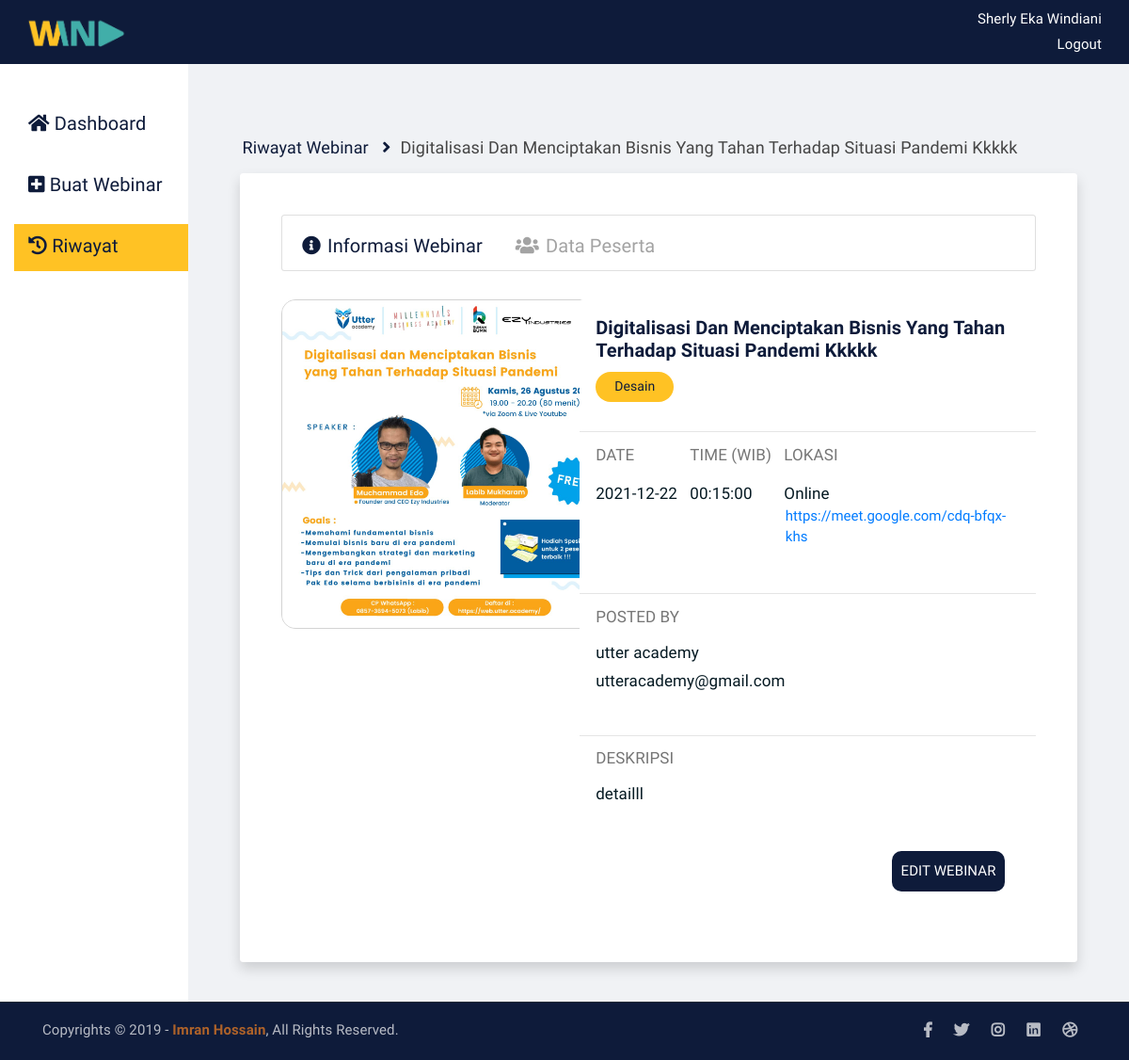
/detail-webinar-eo.php?id_webinar=11, run on the app's committed database.
### tables this page shows
CREATE TABLE `tb_buat_webinar` (
  `id_webinar` int(11) NOT NULL,
  `gambar_poster` varchar(20) NOT NULL,
  `tgl_buat` varchar(100) NOT NULL,
  `judul_webinar` varchar(225) NOT NULL,
  `kategori_webinar` varchar(50) NOT NULL,
  `nama_eo` varchar(225) NOT NULL,
  `email_eo` varchar(225) NOT NULL,
  `tanggal_mulai` varchar(100) NOT NULL,
  `waktu_mulai` varchar(20) NOT NULL,
  `link_streaming` varchar(150) DEFAULT NULL,
  `deskripsi_webinar` text NOT NULL
);

### detail-webinar-eo.php (the view, shortened to what this page needs)
<!DOCTYPE html>
<html lang="en">
<head>
	<link rel="stylesheet" href="assets/css/all.min.css">
	<link rel="stylesheet" href="assets/bootstrap/css/bootstrap.min.css">
	<link rel="stylesheet" href="assets/css/owl.carousel.css">
	<link rel="stylesheet" href="assets/css/magnific-popup.css">
	<link rel="stylesheet" href="assets/css/animate.css">
	<link rel="stylesheet" href="assets/css/meanmenu.min.css">
	<link rel="stylesheet" href="assets/css/main.css">
	<link rel="stylesheet" href="assets/css/css_sherly.css">
	<link rel="stylesheet" href="assets/css/responsive.css">
</head>
<?php
    include "koneksi.php";
    $id_webinar=$_GET['id_webinar'];
    $query="SELECT*FROM tb_buat_webinar WHERE id_webinar ='$id_webinar'";
    $hasilDetail=mysqli_query($koneksi,$query);
    $dataDetail=mysqli_fetch_array($hasilDetail);
?>
<body>
    <nav class="navbar navBarEo">
        <div class="container-fluid navBarEo">
            <a class="navbar-brand" href="index.php">
                <img src="assets/img/logo_transparan.png" style="width: 70%" alt="">
            </a>
            <div class="navBarUsername">
				<p class="panggilUsername">Sherly eka windiani</p>
				<a class="txtLogout" href="#">Logout</a>
			</div>
        </div>
    </nav>
	<div class="container-fluid">
		<div class="row" >
			<div class="col-md-2 colKiri">
				<div class="sidebarEo">
				    <ul style='list-style-type: none;'>
						<li class="listMenu" >
							<a class="pilihanMenu" href="dashboard-eo.php"><i class="fas fa-home"></i> Dashboard</a>
						</li>
						<li class="listMenu">
							<a class="pilihanMenu" href="buat-webinar-eo
							.php"><i class="fas fa-plus-square"></i> Buat Webinar</a>
						</li>
						<li class="listMenu active ">
							<a class="pilihanMenu" href="riwayat-webinar-eo.php"><i class="fas fa-history" ></i> Riwayat</a>
						</li>
					</ul>
				</div>
			</div>
			<div class="col-md-10" style="background-color: #F0F2F5; height: 100%;">
				<div class="cardDashboard">
					<div class="card detailRiwayat">
						<div class="card-body row petunjukDetail">
							<h6 class="card-title"><a href="riwayat-webinar-eo.php">Riwayat Webinar </a><i class="fas fa-angle-right ikonAngleRight" ></i></h6>
                            <h6 class="card-title active"><?php echo $dataDetail['judul_webinar'];?> </h6>
						</div>
					</div>
					<div class="card shadow p-3 mb-5 bg-white rounded" style="width: 100%; border: none; border-radius: 6px; ">
						<div class="card-body " style="margin: 20px; padding: 10px;" >
							<div class="d-flex justify-content-center ">
								<div class="card cardPilihanDetail">
									<nav class="navbar navbar-expand-lg">
										<div class="collapse navbar-collapse" >
											<div class="navbar-nav">
												<a class="nav-item nav-link navLinkDetail mr-2 active" href="detail-webinar-eo.php?id_webinar=<?php echo $data['id_webinar'];?>" ><i class="fas fa-info-circle mr-2"></i>Informasi Webinar</a>
												<a class="nav-item nav-link navLinkDetail ml-3" href="data-peserta-eo.php"><i class="fas fa-users mr-2"></i>Data Peserta</a>
											</div>
										</div>
									</nav>
								</div>
							</div>
                            <div class="row" >
                                <div class="col-md-5" >
                                    <div class="cardGambarPoster">
                                        <div class="tempatGambarPoster" style="border: 1px; border-style: solid; border-color: lightgray;">
                                                <img  class="gambarPoster" src="assets/img/gambar-poster/<?php echo $dataDetail['gambar_poster'];?>" alt="">
                                        </div>
									</div>
                                </div>
                                <div class="col-md-7" >
									<div class="card" style="margin-left: -30px; border: none; ">
										<div class="card-body">
											<h4 class="card-title judulWebinar"><?php echo $dataDetail['judul_webinar'];?></h4>
											<p class="btn btn-info kategoriWebinar"><?php echo $dataDetail['kategori_webinar'];?></p>
										</div>
										<hr>
										<div class="card-body">
											<div class="row">
												<div class="col-md-4">
													<div class="tanggalDetail">
														<h4 class="card-title mb-3 judulDetailWebinar">Date</h4>
														<div class="card-title isiDetail">
															<?php echo $dataDetail['tanggal_mulai'];?>
														</div>
													</div>
												</div>
												<div class="col-md-4">
													<div class="waktuDetail">
														<h4 class="card-title mb-3 judulDetailWebinar">Time (WIB)</h4>
														<div class="card-title isiDetail">
															<?php echo $dataDetail['waktu_mulai'];?>
														</div>
													</div>
												</div>
												<div class="col-md-4">
													<div class="lokasiDetail">
														<h4 class="card-title mb-3 judulDetailWebinar">Lokasi</h4>
														<div class="card-title isiDetail"> Online
															<a href="<?php echo $dataDetail['link_streaming'];?>" target="blank">
																<button type="button" class="btn btn-link linkOnline"> <?php echo $dataDetail['link_streaming'];?></button>
														    </a>
														</div>
													</div>
												</div>
											</div>
										</div>
										<hr>
										<div class="card-body">
											<h4 class="card-title judulDetailWebinar">Posted by</h4>
											<div class="card-title  isiDetail">
												<?php echo $dataDetail['nama_eo'];?> <br>
												<?php echo $dataDetail['email_eo'];?>
											</div>
										</div>
										<hr>
										<div class="card-body">
											<h4 class="card-title judulDetailWebinar">Deskripsi</h4>
											<div class="card kotakDeskripsiWebinar">
												<div class="card-title isiDetail">
													<?php echo $dataDetail['deskripsi_webinar'];?>
												</div>
											</div>
										</div>
										<div class="card-body">
											<div class="container d-flex justify-content-end mb-3 ">
												<a href="edit-webinar-eo.php?id_webinar=<?php echo $dataDetail['id_webinar'];?>" class="btn btn-light buttonSemua"> Edit Webinar</a>
											</div>
										</div>
									</div>
                                </div>
                            </div>
						</div>
					</div>
				</div>
			</div>
		</div>
	</div>
	<div class="copyright" style="background-color: #0E1B3A">
		<div class="container">
			<div class="row">
				<div class="col-lg-6 col-md-12">
					<p>Copyrights &copy; 2019 - <a href="https://imransdesign.com/">Imran Hossain</a>,  All Rights Reserved.</p>
				</div>
				<div class="col-lg-6 text-right col-md-12">
					<div class="social-icons">
						<ul>
							<li><a href="#" target="_blank"><i class="fab fa-facebook-f"></i></a></li>
							<li><a href="#" target="_blank"><i class="fab fa-twitter"></i></a></li>
							<li><a href="#" target="_blank"><i class="fab fa-instagram"></i></a></li>
							<li><a href="#" target="_blank"><i class="fab fa-linkedin"></i></a></li>
							<li><a href="#" target="_blank"><i class="fab fa-dribbble"></i></a></li>
						</ul>
					</div>
				</div>
			</div>
		</div>
	</div>
</body>
</html>

### assets/css/main.css (style rules this page uses)
html { font-size: 14px; font-weight: 400; line-height: 28px; height: 100%; }
body { font-family: 'Lexend Deca', sans-serif; font-weight: 400; font-size: 1rem; letter-spacing: 0.1px; line-height: 1.8; color: #051922; overflow-x: hidden; }
body img { max-width: 100%; }
a { cursor: pointer; text-decoration: none; -webkit-transition: all 0.2s ease-in-out; -o-transition: all 0.2s ease-in-out; transition: all 0.2s ease-in-out; }
h1, .h1, h2, .h2, h3, .h3, h4, .h4, h5, .h5, h6, .h6 { font-family: 'Lexend Deca', sans-serif; font-weight: 700; margin: 0 0 1.25rem 0; color: #051922; }
h1:last-child, .h1:last-child, h2:last-child, .h2:last-child, h3:last-child, .h3:last-child, h4:last-child, .h4:last-child, h5:last-child, .h5:last-child, h6:last-child, .h6:last-child { margin: 0; }
h4, .h4 { font-size: 1.5rem; font-weight: 700; line-height: 1.75rem; }
h6, .h6 { font-size: 1rem; font-weight: 700; line-height: 1.5rem; }
p { font-family: 'Lexend Deca', sans-serif; font-weight: 400; font-size: 1rem; letter-spacing: 0.1px; line-height: 1.8; color: #051922; margin: 0 0 1.25rem 0; }
p:last-child { margin: 0; }
a.navbar-brand img { max-width: 150px; }
.copyright { background-color: #051922; border-top: 1px solid #232a35; }
.copyright p { margin: 0; color: #fff; opacity: 0.7; padding: 16px 0; font-size: 15px; }
.copyright a { color: #F28123; font-weight: 700; }
.social-icons ul { margin: 0; padding: 0; list-style: none; }
.social-icons ul li { display: inline-block; }
.social-icons ul li a { font-size: 16px; color: #fff; opacity: 0.7; padding: 16px 10px; display: block; }
a.navbar-brand { -webkit-transition: 0.3s; -o-transition: 0.3s; transition: 0.3s; }
.social-icons ul li a { -webkit-transition: 0.3s; -o-transition: 0.3s; transition: 0.3s; }
html, body { height: 100%; }

### data on the page
tb_buat_webinar: judul_webinar "Digitalisasi Dan Menciptakan Bisnis Yang Tahan Terhadap Situasi Pandemi Kkkkk", gambar_poster (picture), kategori_webinar "Desain", tanggal_mulai "2021-12-22", waktu_mulai "00:15:00", link_streaming "https://meet.google.com/cdq-bfqx-khs", nama_eo "utter academy", email_eo "utteracademy@gmail.com", deskripsi_webinar "detailll"
